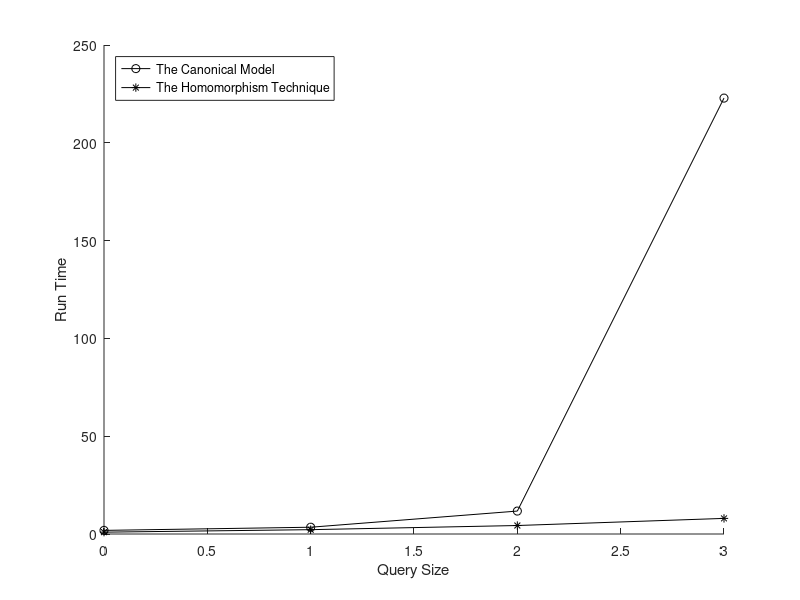

Source code (MATLAB):
format long
A = [
	0	1.849200	0.942000;
	1	3.462900	2.216400;
	2	11.725700	4.338600;
	3	222.854400	7.979800;
];

hold on
f = plot(A(:,1), A(:,2), 'k-o');
f = plot(A(:,1), A(:,3), 'k-*');
hold off
xlabel('Query Size')
ylabel('Run Time')
legend('The Canonical Model', 'The Homomorphism Technique', 'Location', 'northwest')
saveas(f, '../img/ChildDescendantBranchRank2Graph.png');
